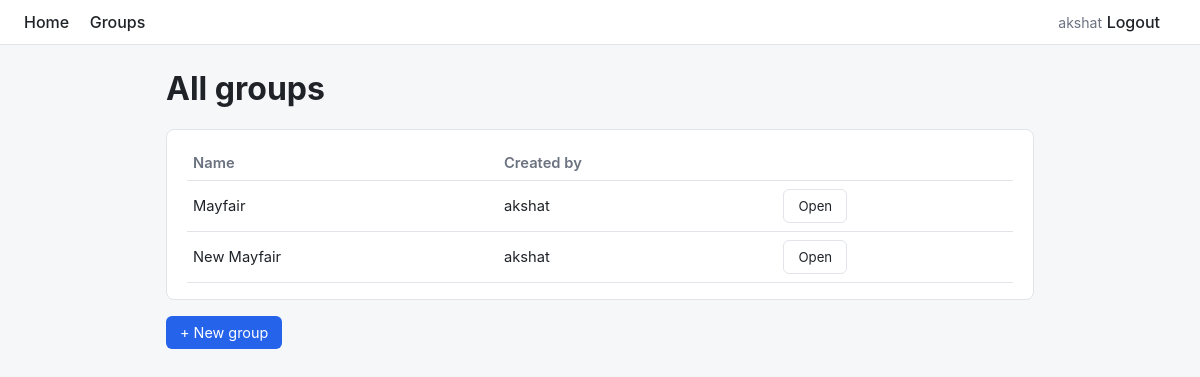
Screenshot of /groups/ (signed in) with the database file from the repository.
### expenses/models.py (models this page shows, shortened)
class Group(models.Model):
    name = models.CharField(max_length=120)
    created_by = models.ForeignKey(User, on_delete=models.CASCADE, related_name='groups_created')
    created_at = models.DateTimeField(auto_now_add=True)

### expenses/views.py (the view)
# urls.py: path('groups/', views.group_list, name='group_list'),
@login_required
def group_list(request):
    groups = Group.objects.all()
    return render(request, 'expenses/group_list.html', {'groups': groups})

### expenses/templates/expenses/group_list.html (shortened to what this page needs)
{% extends "base.html" %}
{% block content %}
<h1>All groups</h1>
<div class="card">
    <table>
        <tr><th>Name</th><th>Created by</th><th></th></tr>
        {% for group in groups %}
        <tr>
            <td>{{ group.name }}</td>
            <td>{{ group.created_by.username }}</td>
            <td><a class="btn secondary" href="{% url 'expenses:group_detail' group.pk %}">Open</a></td>
        </tr>
        {% endfor %}
    </table>
</div>
<a class="btn" href="{% url 'expenses:group_create' %}">+ New group</a>
{% endblock %}

### templates/base.html (shortened to what this page needs)
<!DOCTYPE html>
<html lang="en">
<head>
</head>
<body>
<nav>
    <div>
        <a href="{% url 'expenses:dashboard' %}">Home</a>
        {% if user.is_authenticated %}
            <a href="{% url 'expenses:group_list' %}">Groups</a>
        {% endif %}
    </div>
    <div>
        {% if user.is_authenticated %}
            <span class="muted">{{ user.username }}</span>
            <a href="{% url 'accounts:logout' %}">Logout</a>
        {% else %}
            <a href="{% url 'accounts:login' %}">Login</a>
            <a href="{% url 'accounts:signup' %}">Sign up</a>
        {% endif %}
    </div>
</nav>
<div class="container">
    {% block content %}{% endblock %}
</div>
</body>
</html>

### templates/base.html (style rules this page uses)
:root { --bg: #f6f7f9; --card: #ffffff; --border: #e1e4e8; --text: #1f2328; --muted: #6b7280; --primary: #2563eb; --green: #16a34a; --red: #dc2626; --orange: #d97706; }
* { box-sizing: border-box; }
body { font-family: -apple-system, Segoe UI, Roboto, Helvetica, Arial, sans-serif; background: var(--bg); color: var(--text); margin: 0; }
nav { background: var(--card); border-bottom: 1px solid var(--border); padding: 12px 24px; display: flex; justify-content: space-between; align-items: center; }
nav a { color: var(--text); text-decoration: none; margin-right: 16px; font-weight: 500; }
.container { max-width: 900px; margin: 24px auto; padding: 0 16px; }
.card { background: var(--card); border: 1px solid var(--border); border-radius: 8px; padding: 16px 20px; margin-bottom: 16px; }
h1, h2, h3 { margin-top: 0; }
table { width: 100%; border-collapse: collapse; }
th, td { text-align: left; padding: 8px 6px; border-bottom: 1px solid var(--border); font-size: 0.92em; }
th { color: var(--muted); font-weight: 600; }
.btn { display: inline-block; background: var(--primary); color: white; border: none; padding: 8px 14px; border-radius: 6px; text-decoration: none; font-size: 0.9em; cursor: pointer; }
.btn.secondary { background: var(--card); color: var(--text); border: 1px solid var(--border); }
.muted { color: var(--muted); font-size: 0.88em; }

### rows the page displays
Group: name "Mayfair", created_by.username "akshat"
Group: name "New Mayfair", created_by.username "akshat"

### other values shown
{{ user.username }} "akshat"
